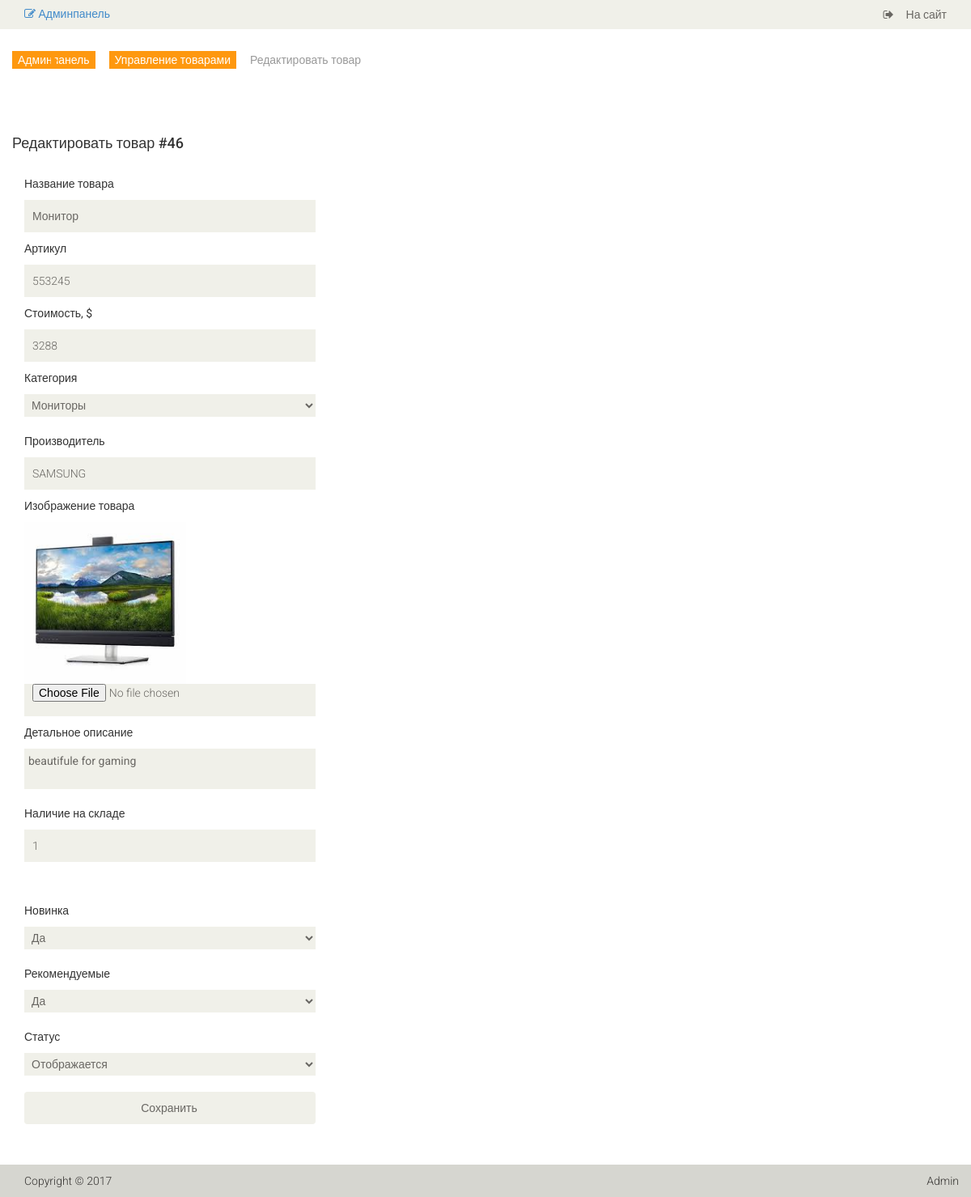
/admin/product/update/46 (signed in), run on the app's committed database.
### tables this page shows
CREATE TABLE `product` (
  `id` int(11) NOT NULL,
  `name` varchar(255) NOT NULL,
  `category_id` int(11) NOT NULL,
  `code` int(11) NOT NULL,
  `price` float NOT NULL,
  `availability` int(11) NOT NULL,
  `brand` varchar(255) NOT NULL,
  `image` varchar(255) NOT NULL,
  `description` text NOT NULL,
  `is_new` int(11) NOT NULL DEFAULT 0,
  `is_recommended` int(11) NOT NULL DEFAULT 0,
  `status` int(11) NOT NULL DEFAULT 1
);

CREATE TABLE `category` (
  `id` int(11) NOT NULL,
  `name` varchar(255) NOT NULL,
  `sort_order` int(11) NOT NULL DEFAULT 0,
  `status` int(11) NOT NULL DEFAULT 1
);

### config/routes.php (called while the page is built)
<?php
return [
  'user/register' => 'user/register',
  'user/login' => 'user/login',
  'user/logout' => 'user/logout',
  'cabinet/edit' => 'cabinet/edit',
  'cabinet' => 'cabinet/index',
  'admin/product/create' => 'adminProduct/create',
  'admin/product/update/([0-9]+)' => 'adminProduct/update/$1',
  'admin/product/delete/([0-9]+)' => 'adminProduct/delete/$1',
  'admin/product' => 'adminProduct/index',
  'admin/category/create' => 'adminCategory/create',
  'admin/category/update/([0-9]+)' => 'adminCategory/update/$1',
  'admin/category/delete/([0-9]+)' => 'adminCategory/delete/$1',
  'admin/category' => 'adminCategory/index',
  'admin/order/update/([0-9]+)' => 'adminOrder/update/$1',
  'admin/order/delete/([0-9]+)' => 'adminOrder/delete/$1',
  'admin/order/view/([0-9]+)' => 'adminOrder/view/$1',
  'admin/order' => 'adminOrder/index',
  'admin' => 'admin/index',
  'category/([0-9]+)/page-([0-9]+)' => 'catalog/category/$1/$2',
  'category/([0-9]+)' => 'catalog/category/$1',
  'product/([0-9]+)' => 'product/view/$1',
  'catalog' => 'catalog/index',
  'head' => 'site/index',
  'about' => 'about/index',
  'contacts' => 'contacts/index',
  'cart/checkout' => 'cart/checkout',
  'cart/add/([0-9]+)' => 'cart/add/$1',
  'cart/addAjax/([0-9]+)/([0-9]+)' => 'cart/addAjax/$1/$2',
  'cart/delete/([0-9]+)' => 'cart/delete/$1',
  'cart' => 'cart/index',
  '' => 'site/index'
];

### controllers/AdminProductController.php (called while the page is built, shortened)
<?php
class AdminProductController extends AdminBase
{
    public function actionUpdate($id)
    {
        $categoriesList = Category::getCategoriesListAdmin();
        $product = Product::getProductById($id);
        $img = $product['image'];
        require_once(ROOT . '/views/admin_product/update.php');
        return true;
    }
}

### index.php (called while the page is built, shortened)
<?php
$router = new Router();
$router->run();

### models/Product.php (called while the page is built, shortened)
<?php
class Product
{
    public static function getProductById($id)
    {
        $db = Db::GetConnection();
        $query = "SELECT * FROM Product WHERE id = $id";
        $result = $db->query($query);
        $data = $result->fetch(PDO::FETCH_ASSOC);
        return $data;
    }
}

### models/Category.php (called while the page is built, shortened)
<?php
class Category
{
    public static function getCategoriesListAdmin()
    {
        $db = Db::getConnection();
        $query = "SELECT id,name, sort_order, status FROM  category ORDER BY sort_order ASC";
        $result = $db->query($query);
        $data = $result->fetchAll(PDO::FETCH_ASSOC);
        return $data;
    }
}

### views/admin_product/update.php (the view, shortened to what this page needs)
<?php include ROOT . '/views/layouts/header_admin.php'; ?>
<section>
    <div class="container">
        <div class="row">
            <br/>
            <div class="breadcrumbs">
                <ol class="breadcrumb">
                    <li><a href="/admin">Админпанель</a></li>
                    <li><a href="/admin/product">Управление товарами</a></li>
                    <li class="active">Редактировать товар</li>
                </ol>
            </div>
            <h4>Редактировать товар #<?php echo $id; ?></h4>
            <br/>
            <div class="col-lg-4">
                <div class="login-form">
                    <form action="#" method="post" enctype="multipart/form-data">
                        <p>Название товара</p>
                        <input type="text" name="name" placeholder="" value="<?php echo $product['name']; ?>">
                        <p>Артикул</p>
                        <input type="text" name="code" placeholder="" value="<?php echo $product['code']; ?>">
                        <p>Стоимость, $</p>
                        <input type="text" name="price" placeholder="" value="<?php echo $product['price']; ?>">
                        <p>Категория</p>
                        <select name="category_id">
                            <?php if (is_array($categoriesList)): ?>
                                <?php foreach ($categoriesList as $category): ?>
                                    <option value="<?php echo $category['id']; ?>"
                                        <?php if ($product['category_id'] == $category['id']) echo ' selected="selected"'; ?>>
                                        <?php echo $category['name']; ?>
                                    </option>
                                <?php endforeach; ?>
                            <?php endif; ?>
                        </select>
                        <br/><br/>
                        <p>Производитель</p>
                        <input type="text" name="brand" placeholder="" value="<?php echo $product['brand']; ?>">
                        <p>Изображение товара</p>
                        <img id="imgUpdate" src="/template/images/products/<?=$img?>" height="200" width="200" alt="" />
                        <input id="imgInp" type="file" name="image" placeholder="" value="<?php echo $product['image']; ?>">
                        <p>Детальное описание</p>
                        <textarea name="description"><?php echo $product['description']; ?></textarea>
                        <br/><br/>
                        <p>Наличие на складе</p>
                        <input name="availability" type="number" value="<?=$product['availability']?>" min="1"/>
                        <br/><br/>
                        <p>Новинка</p>
                        <select name="is_new">
                            <option value="1" <?php if ($product['is_new'] == 1) echo ' selected="selected"'; ?>>Да</option>
                        </select>
                        <br/><br/>
                        <p>Рекомендуемые</p>
                        <select name="is_recommended">
                            <option value="1" <?php if ($product['is_recommended'] == 1) echo ' selected="selected"'; ?>>Да</option>
                        </select>
                        <br/><br/>
                        <p>Статус</p>
                        <select name="status">
                            <option value="1" <?php if ($product['status'] == 1) echo ' selected="selected"'; ?>>Отображается</option>
                        </select>
                        <br/><br/>
                        <input type="submit" name="submit" class="btn btn-default" value="Сохранить">
                        <br/><br/>
                    </form>
                </div>
            </div>
        </div>
    </div>
</section>
<?php include ROOT . '/views/layouts/footer_admin.php'; ?>

### components/Router.php (shortened to what this page needs)
<?php
class Router
{
    private $routes;
    public function __construct()
    {
        $routesPath = ROOT . '/config/routes.php';
        $this->routes = include($routesPath);
    }
    public function run()
    {
        $uri = trim($_SERVER["REQUEST_URI"], '/');
        foreach ($this->routes as $uriPattern => $path) {
            if (preg_match("~$uriPattern~", $uri)) {
                $internalRoute = preg_replace("~$uriPattern~", $path, $uri);
                $segments   = explode('/', $internalRoute);
                $controllerName = ucfirst(array_shift($segments) . 'Controller');
                $actionName = 'action' . ucfirst(array_shift($segments));
                $controllerObject = new $controllerName;
                $result = call_user_func_array(array($controllerObject, $actionName), $segments);
                if ($result) break;
            }
        }
    }
}

### views/layouts/header_admin.php (shortened to what this page needs)
<!DOCTYPE html>
<html lang="en">
    <head>
        <link href="/template/css/bootstrap.min.css" rel="stylesheet">
        <link href="/template/css/font-awesome.min.css" rel="stylesheet">
        <link href="/template/css/prettyPhoto.css" rel="stylesheet">
        <link href="/template/css/price-range.css" rel="stylesheet">
        <link href="/template/css/animate.css" rel="stylesheet">
        <link href="/template/css/main.css" rel="stylesheet">
        <link href="/template/css/responsive.css" rel="stylesheet">
    </head>
    <body>
        <div class="page-wrapper">
            <header id="header">
                <div class="header_top">
                    <div class="container">
                        <div class="row">
                            <div class="col-sm-6">
                                <div class="contactinfo">
                                    <h5>
                                        <a href="/admin"><i class="fa fa-edit"></i> Админпанель</a>
                                    </h5>
                                </div>
                            </div>
                            <div class="col-sm-6">
                                <div class="social-icons pull-right">
                                    <ul class="nav navbar-nav">
                                        <li><a href="/"><i class="fa fa-sign-out"></i>На сайт</a></li>
                                    </ul>
                                </div>
                            </div>
                        </div>
                    </div>
                </div>

### views/layouts/footer_admin.php (shortened to what this page needs)
</div>
<footer id="footer" class="page-footer">
    <div class="footer-bottom">
        <div class="container">
            <div class="row">
                <p class="pull-left">Copyright © 2017</p>
                <p class="pull-right">Admin</p>
            </div>
        </div>
    </div>
</footer>
</body>
</html>

### template/css/main.css (style rules this page uses)
body { font-family: 'Roboto', sans-serif; background:; position: relative; font-weight:400px; }
ul li { list-style: none; }
a { -webkit-transition: 300ms; -moz-transition: 300ms; -o-transition: 300ms; transition: 300ms; }
h1, h2, h3, h4, h5, h6 { font-family: 'Roboto', sans-serif; }
.header_top { background: none repeat scroll 0 0 #F0F0E9; }
.social-icons ul li a { border: 0 none; border-radius: 0; color: #696763; padding:0px; }
.social-icons ul li { display:inline-block; }
.social-icons ul li a i { padding: 11px 15px; transition: all 0.9s ease 0s; -moz-transition: all 0.9s ease 0s; -webkit-transition: all 0.9s ease 0s; -o-transition: all 0.9s ease 0s; }
#footer { background: #F0F0E9; }
.footer-bottom { background: #D6D6D0; padding-top: 10px; }
.footer-bottom p { color: #363432; font-family: 'Roboto', sans-serif; font-weight: 300; margin-left: 15px; }
.login-form form input, .signup-form form input { background: #F0F0E9; border: medium none; color: #696763; display: block; font-family: 'Roboto', sans-serif; font-size: 14px; font-weight: 300; height: 40px; margin-bottom: 10px; outline: medium none; padding-left: 10px; width: 100%; }
.breadcrumbs { position: relative; }
.breadcrumbs .breadcrumb { background:transparent; margin-bottom: 75px; padding-left: 0; }
.breadcrumbs .breadcrumb li a { background:#FE980F; color: #FFFFFF; padding: 3px 7px; }
.breadcrumbs .breadcrumb li a:after { content:""; height:auto; width: auto; border-width: 8px; border-style: solid; border-color:transparent transparent transparent #FE980F; position: absolute; top: 11px; left:48px; }
.breadcrumbs .breadcrumb > li + li:before { content: " "; }
.user_info input, select, textarea { background: #F0F0E9; border:0; color: #696763; padding: 5px; width: 100%; border-radius: 0; resize: none }

### data on the page
product: name "Монитор", code "553245", price "3288", category_id "Мониторы", brand "SAMSUNG", image (picture), description "beautifule for gaming", availability "1", is_new "Да", is_recommended "Да", status "Отображается"
